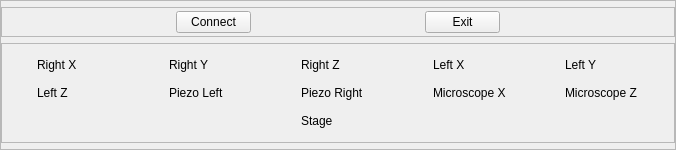
     <widget class="QFrame" name="frame_8">
      <property name="minimumSize">
       <size>
        <width>0</width>
        <height>150</height>
       </size>
      </property>
      <property name="maximumSize">
       <size>
        <width>16777215</width>
        <height>150</height>
       </size>
      </property>
      <property name="frameShape">
       <enum>QFrame::StyledPanel</enum>
      </property>
      <property name="frameShadow">
       <enum>QFrame::Raised</enum>
      </property>
      <layout class="QVBoxLayout" name="verticalLayout_9">
       <property name="spacing">
        <number>0</number>
       </property>
       <property name="leftMargin">
        <number>0</number>
       </property>
       <property name="topMargin">
        <number>0</number>
       </property>
       <property name="rightMargin">
        <number>0</number>
       </property>
       <property name="bottomMargin">
        <number>0</number>
       </property>
       <item>
        <widget class="QFrame" name="frame_30">
         <property name="minimumSize">
          <size>
           <width>0</width>
           <height>30</height>
          </size>
         </property>
         <property name="maximumSize">
          <size>
           <width>16777215</width>
           <height>30</height>
          </size>
         </property>
         <property name="frameShape">
          <enum>QFrame::StyledPanel</enum>
         </property>
         <property name="frameShadow">
          <enum>QFrame::Raised</enum>
         </property>
         <layout class="QHBoxLayout" name="horizontalLayout_19">
          <property name="spacing">
           <number>0</number>
          </property>
          <property name="leftMargin">
           <number>0</number>
          </property>
          <property name="topMargin">
           <number>0</number>
          </property>
          <property name="rightMargin">
           <number>0</number>
          </property>
          <property name="bottomMargin">
           <number>0</number>
          </property>
          <item>
           <widget class="QPushButton" name="pushButtonConnect">
            <property name="minimumSize">
             <size>
              <width>75</width>
              <height>0</height>
             </size>
            </property>
            <property name="maximumSize">
             <size>
              <width>75</width>
              <height>16777215</height>
             </size>
            </property>
            <property name="text">
             <string>Connect</string>
            </property>
           </widget>
          </item>
          <item>
           <widget class="QPushButton" name="pushButtonExit">
            <property name="minimumSize">
             <size>
              <width>75</width>
              <height>0</height>
             </size>
            </property>
            <property name="maximumSize">
             <size>
              <width>75</width>
              <height>16777215</height>
             </size>
            </property>
            <property name="text">
             <string>Exit</string>
            </property>
           </widget>
          </item>
         </layout>
        </widget>
       </item>
       <item>
        <widget class="QFrame" name="frame_7">
         <property name="minimumSize">
          <size>
           <width>0</width>
           <height>0</height>
          </size>
         </property>
         <property name="maximumSize">
          <size>
           <width>166665</width>
           <height>100</height>
          </size>
         </property>
         <property name="frameShape">
          <enum>QFrame::StyledPanel</enum>
         </property>
         <property name="frameShadow">
          <enum>QFrame::Raised</enum>
         </property>
         <layout class="QGridLayout" name="gridLayout_6">
          <item row="0" column="0">
           <widget class="QLabel" name="led_rightX">
            <property name="minimumSize">
             <size>
              <width>20</width>
              <height>20</height>
             </size>
            </property>
            <property name="maximumSize">
             <size>
              <width>20</width>
              <height>20</height>
             </size>
            </property>
            <property name="text">
             <string/>
            </property>
            <property name="pixmap">
             <pixmap>ressources/led-off.png</pixmap>
            </property>
            <property name="scaledContents">
             <bool>true</bool>
            </property>
           </widget>
          </item>
          <item row="0" column="1">
           <widget class="QLabel" name="label_43">
            <property name="minimumSize">
             <size>
              <width>100</width>
              <height>0</height>
             </size>
            </property>
            <property name="maximumSize">
             <size>
              <width>100</width>
              <height>16777215</height>
             </size>
            </property>
            <property name="text">
             <string>Right X</string>
            </property>
           </widget>
          </item>
          <item row="0" column="2">
           <widget class="QLabel" name="led_rightY">
            <property name="minimumSize">
             <size>
              <width>20</width>
              <height>20</height>
             </size>
            </property>
            <property name="maximumSize">
             <size>
              <width>20</width>
              <height>20</height>
             </size>
            </property>
            <property name="text">
             <string/>
            </property>
            <property name="pixmap">
             <pixmap>ressources/led-off.png</pixmap>
            </property>
            <property name="scaledContents">
             <bool>true</bool>
            </property>
           </widget>
          </item>
          <item row="0" column="3">
           <widget class="QLabel" name="label_44">
            <property name="minimumSize">
             <size>
              <width>100</width>
              <height>0</height>
             </size>
            </property>
            <property name="maximumSize">
             <size>
              <width>100</width>
              <height>16777215</height>
             </size>
            </property>
            <property name="text">
             <string>Right Y</string>
            </property>
           </widget>
          </item>
          <item row="0" column="4">
           <widget class="QLabel" name="led_rightZ">
            <property name="minimumSize">
             <size>
              <width>20</width>
              <height>20</height>
             </size>
            </property>
            <property name="maximumSize">
             <size>
              <width>20</width>
              <height>20</height>
             </size>
            </property>
            <property name="text">
             <string/>
            </property>
            <property name="pixmap">
             <pixmap>ressources/led-off.png</pixmap>
            </property>
            <property name="scaledContents">
             <bool>true</bool>
            </property>
           </widget>
          </item>
          <item row="0" column="5">
           <widget class="QLabel" name="label_45">
            <property name="minimumSize">
             <size>
              <width>100</width>
              <height>0</height>
             </size>
            </property>
            <property name="maximumSize">
             <size>
              <width>100</width>
              <height>16777215</height>
             </size>
            </property>
            <property name="text">
             <string>Right Z</string>
            </property>
           </widget>
          </item>
          <item row="0" column="6">
           <widget class="QLabel" name="led_leftX">
            <property name="minimumSize">
             <size>
              <width>20</width>
              <height>20</height>
             </size>
            </property>
            <property name="maximumSize">
             <size>
              <width>20</width>
              <height>20</height>
             </size>
            </property>
            <property name="text">
             <string/>
            </property>
            <property name="pixmap">
             <pixmap>ressources/led-off.png</pixmap>
            </property>
            <property name="scaledContents">
             <bool>true</bool>
            </property>
           </widget>
          </item>
          <item row="0" column="7">
           <widget class="QLabel" name="label_49">
            <property name="minimumSize">
             <size>
              <width>100</width>
              <height>0</height>
             </size>
            </property>
            <property name="maximumSize">
             <size>
              <width>100</width>
              <height>16777215</height>
             </size>
            </property>
            <property name="text">
             <string>Left X</string>
            </property>
           </widget>
          </item>
          <item row="0" column="8">
           <widget class="QLabel" name="led_leftY">
            <property name="minimumSize">
             <size>
              <width>20</width>
              <height>20</height>
             </size>
            </property>
            <property name="maximumSize">
             <size>
              <width>20</width>
              <height>20</height>
             </size>
            </property>
            <property name="text">
             <string/>
            </property>
            <property name="pixmap">
             <pixmap>ressources/led-off.png</pixmap>
            </property>
            <property name="scaledContents">
             <bool>true</bool>
            </property>
           </widget>
          </item>
          <item row="0" column="9">
           <widget class="QLabel" name="label_50">
            <property name="minimumSize">
             <size>
              <width>100</width>
              <height>0</height>
             </size>
            </property>
            <property name="maximumSize">
             <size>
              <width>100</width>
              <height>16777215</height>
             </size>
            </property>
            <property name="text">
             <string>Left Y</string>
            </property>
           </widget>
          </item>
          <item row="1" column="0">
           <widget class="QLabel" name="led_leftZ">
            <property name="minimumSize">
             <size>
              <width>20</width>
              <height>20</height>
             </size>
            </property>
            <property name="maximumSize">
             <size>
              <width>20</width>
              <height>20</height>
             </size>
            </property>
            <property name="text">
             <string/>
            </property>
            <property name="pixmap">
             <pixmap>ressources/led-off.png</pixmap>
            </property>
            <property name="scaledContents">
             <bool>true</bool>
            </property>
           </widget>
          </item>
          <item row="1" column="1">
           <widget class="QLabel" name="label_51">
            <property name="minimumSize">
             <size>
              <width>100</width>
              <height>0</height>
             </size>
            </property>
            <property name="maximumSize">
             <size>
              <width>100</width>
              <height>16777215</height>
             </size>
            </property>
            <property name="text">
             <string>Left Z</string>
            </property>
           </widget>
          </item>
          <item row="1" column="2">
           <widget class="QLabel" name="led_leftPiezo">
            <property name="minimumSize">
             <size>
              <width>20</width>
              <height>20</height>
             </size>
            </property>
            <property name="maximumSize">
             <size>
              <width>20</width>
              <height>20</height>
             </size>
            </property>
            <property name="text">
             <string/>
            </property>
            <property name="pixmap">
             <pixmap>ressources/led-off.png</pixmap>
            </property>
            <property name="scaledContents">
             <bool>true</bool>
            </property>
           </widget>
          </item>
          <item row="1" column="3">
           <widget class="QLabel" name="label_52">
            <property name="minimumSize">
             <size>
              <width>100</width>
              <height>0</height>
             </size>
            </property>
            <property name="maximumSize">
             <size>
              <width>100</width>
              <height>16777215</height>
             </size>
            </property>
            <property name="text">
             <string>Piezo Left</string>
            </property>
           </widget>
          </item>
          <item row="1" column="4">
           <widget class="QLabel" name="led_rightPiezo">
            <property name="minimumSize">
             <size>
              <width>20</width>
              <height>20</height>
             </size>
            </property>
            <property name="maximumSize">
             <size>
              <width>20</width>
              <height>20</height>
             </size>
            </property>
            <property name="toolTip">
             <string/>
            </property>
            <property name="text">
             <string/>
            </property>
            <property name="pixmap">
             <pixmap>ressources/led-off.png</pixmap>
            </property>
            <property name="scaledContents">
             <bool>true</bool>
            </property>
           </widget>
          </item>
          <item row="1" column="5">
           <widget class="QLabel" name="label_53">
            <property name="minimumSize">
             <size>
              <width>100</width>
              <height>0</height>
             </size>
            </property>
            <property name="maximumSize">
             <size>
              <width>100</width>
              <height>16777215</height>
             </size>
            </property>
            <property name="text">
             <string>Piezo Right</string>
            </property>
           </widget>
          </item>
          <item row="1" column="6">
           <widget class="QLabel" name="led_micX">
            <property name="minimumSize">
             <size>
              <width>20</width>
              <height>20</height>
             </size>
            </property>
            <property name="maximumSize">
             <size>
              <width>20</width>
              <height>20</height>
             </size>
            </property>
            <property name="text">
             <string/>
            </property>
            <property name="pixmap">
             <pixmap>ressources/led-off.png</pixmap>
            </property>
            <property name="scaledContents">
             <bool>true</bool>
            </property>
           </widget>
          </item>
          <item row="1" column="7">
           <widget class="QLabel" name="label_54">
            <property name="minimumSize">
             <size>
              <width>100</width>
              <height>0</height>
             </size>
            </property>
            <property name="maximumSize">
             <size>
              <width>100</width>
              <height>16777215</height>
             </size>
            </property>
            <property name="text">
             <string>Microscope X</string>
            </property>
           </widget>
          </item>
          <item row="1" column="8">
           <widget class="QLabel" name="led_micZ">
            <property name="minimumSize">
             <size>
              <width>20</width>
              <height>20</height>
             </size>
            </property>
            <property name="maximumSize">
             <size>
              <width>20</width>
              <height>20</height>
             </size>
            </property>
            <property name="text">
             <string/>
            </property>
            <property name="pixmap">
             <pixmap>ressources/led-off.png</pixmap>
            </property>
            <property name="scaledContents">
             <bool>true</bool>
            </property>
           </widget>
          </item>
          <item row="1" column="9">
           <widget class="QLabel" name="label_55">
            <property name="minimumSize">
             <size>
              <width>100</width>
              <height>0</height>
             </size>
            </property>
            <property name="maximumSize">
             <size>
              <width>100</width>
              <height>16777215</height>
             </size>
            </property>
            <property name="text">
             <string>Microscope Z</string>
            </property>
           </widget>
          </item>
          <item row="2" column="4">
           <widget class="QLabel" name="led_Sample">
            <property name="minimumSize">
             <size>
              <width>20</width>
              <height>20</height>
             </size>
            </property>
            <property name="maximumSize">
             <size>
              <width>20</width>
              <height>20</height>
             </size>
            </property>
            <property name="toolTip">
             <string/>
            </property>
            <property name="text">
             <string/>
            </property>
            <property name="pixmap">
             <pixmap>ressources/led-off.png</pixmap>
            </property>
            <property name="scaledContents">
             <bool>true</bool>
            </property>
           </widget>
          </item>
          <item row="2" column="5">
           <widget class="QLabel" name="label_56">
            <property name="minimumSize">
             <size>
              <width>100</width>
              <height>0</height>
             </size>
            </property>
            <property name="maximumSize">
             <size>
              <width>100</width>
              <height>16777215</height>
             </size>
            </property>
            <property name="text">
             <string>Stage</string>
            </property>
           </widget>
          </item>
         </layout>
        </widget>
       </item>
      </layout>
     </widget>
